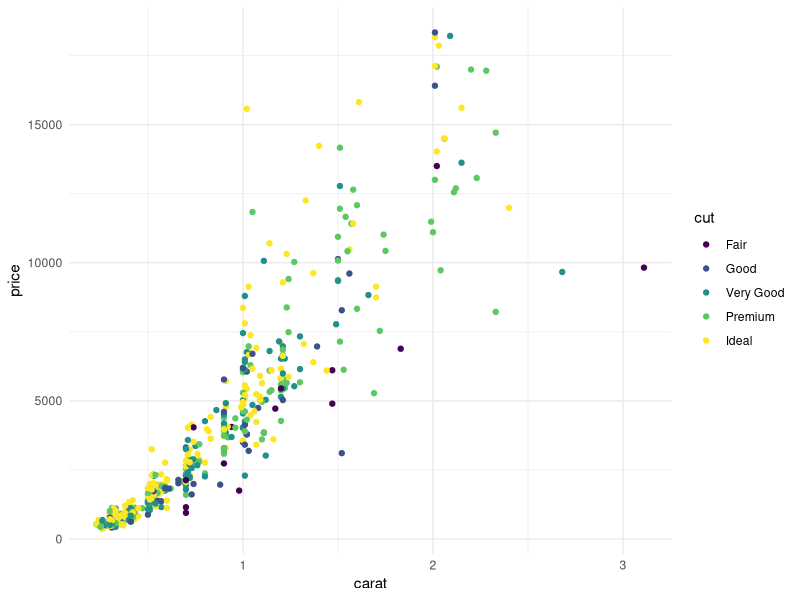

Write R code to recreate this figure.
## ---- chunk 1
library(dplyr)
library(ggplot2)

diamonds %>% 
  slice_sample(n = 500) %>%
  ggplot() + 
  geom_point(aes(carat, price, color = cut)) + 
  theme_minimal()
## ---- chunk 2
head(iris) %>% 
  knitr::kable(caption = "Iris, data, how old are you")
